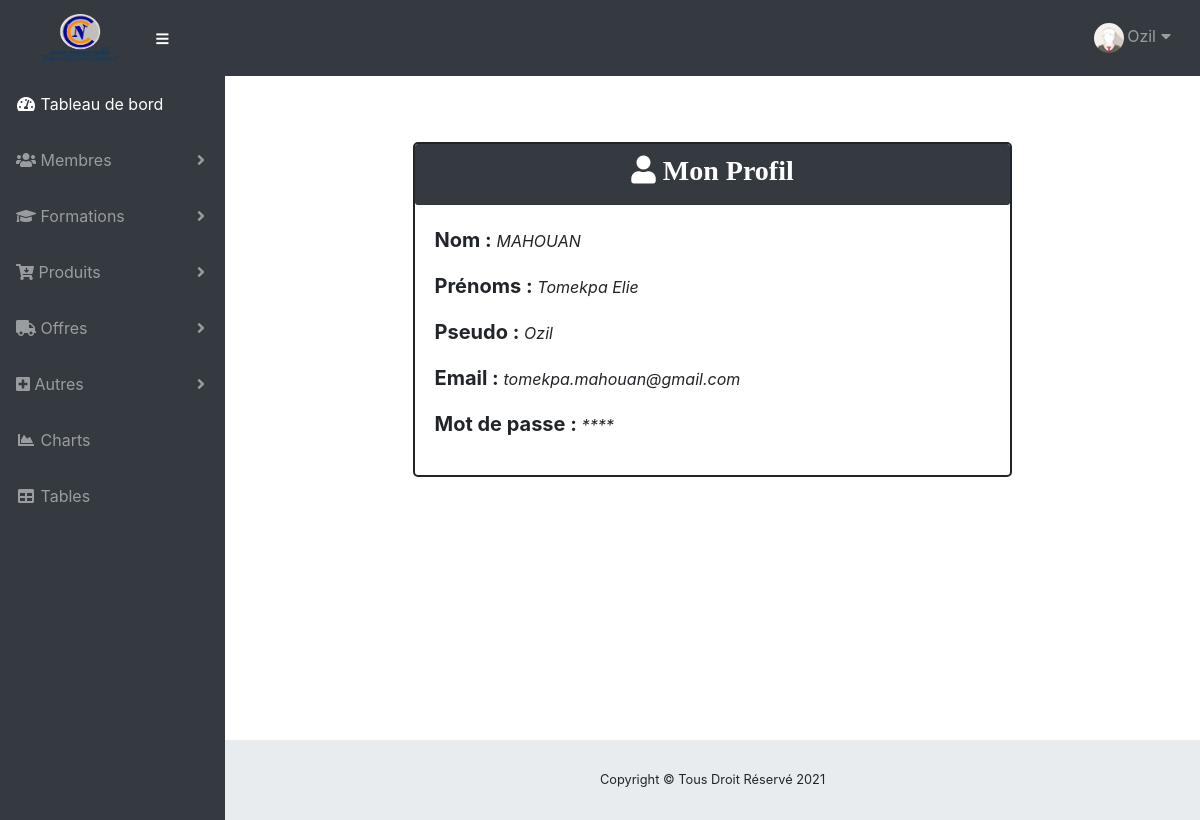
The page /ADMIN/espace_admin.php?identiUser=27&p=profil-membre (signed in) on the database its author committed.
### tables this page shows
CREATE TABLE `membres` (
  `id_mem` int(11) NOT NULL,
  `nom` varchar(255) NOT NULL,
  `prenoms` varchar(255) NOT NULL,
  `pseudo` varchar(255) NOT NULL,
  `mdp` longtext NOT NULL,
  `email` varchar(255) NOT NULL,
  `date_ins` datetime NOT NULL,
  `statut` varchar(255) NOT NULL,
  `apparence` varchar(255) NOT NULL DEFAULT 'dark'
);

### ADMIN/pages/lesMembres/profil_membre.php (the view)
<?php
	$bd = new PDO('mysql:host=localhost;dbname=db_cephas','root','',array(PDO::ATTR_ERRMODE=>PDO::ERRMODE_EXCEPTION));
	  $reqProfil=$bd->prepare("SELECT * FROM membres WHERE id_mem=?");
	  $reqProfil->execute(array($_SESSION['idUser']));
	  $afficheProfil=$reqProfil->fetch();
 ?>
<div class="container">
	<div class="row">
		<div class="col-sm-2"></div>
		<div class="col-sm-8">
			<div class="card" style="border: 2px solid;border-radius: 5px;margin-top: 50px;">
				<div class="card-header text-center text-white bg-dark" style="border-radius: 3px;">
					<h3 class="fa fa-user"><strong> Mon Profil</strong> </h3>
				</div>
				<div class="card-body">
					<div class="row">
						<div class="col-sm-7">
							<p><strong style="font-weight: bold;font-size: 20px;">Nom : </strong><em><?= $afficheProfil['nom'];?></em></p>
							<p><strong style="font-weight: bold;font-size: 20px;">Prénoms : </strong><em><?= $afficheProfil['prenoms'];?></em></p>
							<p><strong style="font-weight: bold;font-size: 20px;">Pseudo : </strong><em><?= $afficheProfil['pseudo'];?></em></p>
							<p><strong style="font-weight: bold;font-size: 20px;">Email : </strong><em><?= $afficheProfil['email'];?></em></p>
							<p><strong style="font-weight: bold;font-size: 20px;">Mot de passe : </strong><em>****</em></p>
						</div>
					</div>
				</div>
			</div>
		</div>
		<div class="col-sm-2"></div>
	</div>
</div>

### ADMIN/template/default.php (shortened to what this page needs)
<?php
    $bd = new PDO('mysql:host=localhost;dbname=db_cephas','root','',array(PDO::ATTR_ERRMODE=>PDO::ERRMODE_EXCEPTION));
    if (isset($_GET['identiUser']) AND $_GET['identiUser']>0){
        $getIdMem=intval($_GET['identiUser']);
         $requser=$bd->prepare("SELECT * FROM membres WHERE id_mem=?");
        $requser->execute(array($getIdMem));
          $userinfo=$requser->fetch();
          if (isset($_SESSION['idUser']) AND  $userinfo['id_mem']==$_SESSION['idUser']) {
  $reqCouleur=$bd->prepare("SELECT * FROM membres WHERE id_mem=?");
  $reqCouleur->execute(array($getIdMem));
  $afficheCouleur=$reqCouleur->fetch();
?>
<!DOCTYPE html>
  <html lang="en">
       <head>
    <link href="public/vendor/bootstrap/css/bootstrap.min.css" rel="stylesheet">
    <link href="public/vendor/fontawesome-free/css/all.min.css" rel="stylesheet" type="text/css">
    <link href="public/vendor/datatables/dataTables.bootstrap4.css" rel="stylesheet">
    <link href="public/css/sb-admin.css" rel="stylesheet">
    <link rel="stylesheet" href="public/css/sb-admin.min.css">
    <link href="public/disk/slimselect.min.css" rel="stylesheet" />
    <link rel="stylesheet" type="text/css" href="../ADMIN/cssPers/stylepers.css">
  </head>
  <body id="page-top">
    <nav class="navbar navbar-expand navbar-dark bg-<?= $afficheCouleur['apparence'];?> static-top">
      <a class="navbar-brand mr-1" href="index.html"><img src="image2.png" alt="" class="logo"></a>
      <button class="btn btn-link btn-sm text-white order-1 order-sm-0" id="sidebarToggle" href="#">
        <i class="fas fa-bars"></i>
      </button>
      <ul class="navbar-nav ml-auto ml-md-0">
        <li class="nav-item dropdown no-arrow">
          <a class="nav-link dropdown-toggle" href="#" id="userDropdown" role="button" data-toggle="dropdown" aria-haspopup="true" aria-expanded="false">
            <img src="../ADMIN/pages/lesMembres/imgMembre/avatar1.png" class="rounded-circle img-responsive" width=30 height=30 style="margin-right: 3px;"><?= $userinfo['pseudo']; ?><i class="fas fa-caret-down fa-fw"></i>
          </a>
        </li>
      </ul>
    </nav>
    <div id="wrapper">
      <ul class="sidebar navbar-nav bg-<?= $afficheCouleur['apparence'];?>">
        <li class="nav-item active">
          <a class="nav-link" href="?identiUser=<?=$_SESSION['idUser'];?>">
            <i class="fas fa-fw fa-tachometer-alt"></i>
            <span>Tableau de bord</span>
          </a>
        </li>
          <?php
            if ($userinfo['statut']=='Admin-Principal') {
              ?>
              <li class="nav-item dropdown">
                <a class="nav-link dropdown-toggle" href="#" id="pagesDropdown" role="button" data-toggle="dropdown" aria-haspopup="true" aria-expanded="false">
                  <i class="fas fa-fw fa-users"></i>
                  <span>Membres</span>
                </a>
            </li>
              <?php
               }
              ?>
        <li class="nav-item dropdown">
          <a class="nav-link dropdown-toggle" href="#" id="pagesDropdown" role="button" data-toggle="dropdown" aria-haspopup="true" aria-expanded="false">
            <i class="fa fa-graduation-cap"></i>
            <span>Formations</span>
          </a>
        </li>
        <li class="nav-item dropdown">
          <a class="nav-link dropdown-toggle" href="#" id="pagesDropdown" role="button" data-toggle="dropdown" aria-haspopup="true" aria-expanded="false">
            <i class="fa fa-cart-arrow-down"></i>
            <span>Produits</span>
          </a>
        </li>
        <li class="nav-item dropdown">
          <a class="nav-link dropdown-toggle" href="#" id="pagesDropdown" role="button" data-toggle="dropdown" aria-haspopup="true" aria-expanded="false">
            <i class="fa fa-truck"></i>
            <span>Offres</span>
          </a>
        </li>
        <li class="nav-item dropdown">
          <a class="nav-link dropdown-toggle" href="#" id="pagesDropdown" role="button" data-toggle="dropdown" aria-haspopup="true" aria-expanded="false">
            <i class="fa fa-plus-square"></i>
            <span>Autres</span>
          </a>
        </li>
        <li class="nav-item">
          <a class="nav-link" href="charts.html">
            <i class="fas fa-fw fa-chart-area"></i>
            <span>Charts</span></a>
        </li>
        <li class="nav-item">
          <a class="nav-link" href="tables.html">
            <i class="fas fa-fw fa-table"></i>
            <span>Tables</span></a>
        </li>
      </ul>
      <div id="content-wrapper">
        <div class="container-fluid">
            <?= $contenu; ?>
        </div>
        <footer class="sticky-footer">
          <div class="container my-auto">
            <div class="copyright text-center my-auto">
              <span>Copyright © Tous Droit Réservé 2021</span>
            </div>
          </div>
        </footer>
      </div>
    </div>
  </body>
</html>
  <?php
     }else{
           header("location: template/no-access.php");
     }
  }else{
      header("location: template/erreur-404.php");
  }
 ?>

### ADMIN/public/css/sb-admin.css (style rules this page uses)
html { position: relative; min-height: 100%; }
body { height: 100%; }
#wrapper { display: -webkit-box; display: -ms-flexbox; display: flex; }
#wrapper #content-wrapper { overflow-x: hidden; width: 100%; padding-top: 1rem; padding-bottom: 80px; }
.navbar-nav .nav-item.active .nav-link { color: #fff; }
.navbar-nav .nav-item.dropdown .dropdown-toggle::after { width: 1rem; text-align: center; float: right; vertical-align: 0; border: 0; font-weight: 900; content: '\f105'; font-family: 'Font Awesome 5 Free'; }
.navbar-nav .nav-item.dropdown.no-arrow .dropdown-toggle::after { display: none; }
.sidebar { width: 90px !important; background-color: #212529; min-height: calc(100vh - 56px); }
.sidebar .nav-item:last-child { margin-bottom: 1rem; }
.sidebar .nav-item .nav-link { text-align: center; padding: 0.75rem 1rem; width: 90px; }
.sidebar .nav-item .nav-link span { font-size: 0.65rem; display: block; }
.sidebar .nav-item.dropdown .dropdown-toggle::after { display: none; }
.sidebar .nav-item .nav-link { color: rgba(255, 255, 255, 0.5); }
@media (min-width: 768px) { .sidebar { width: 225px !important; } }
@media (min-width: 768px) { .sidebar .nav-item .nav-link { display: block; width: 100%; text-align: left; padding: 1rem; width: 225px; } }
@media (min-width: 768px) { .sidebar .nav-item .nav-link span { font-size: 1rem; display: inline; } }
@media (min-width: 768px) { .sidebar .nav-item.dropdown .dropdown-toggle::after { display: block; } }
:root { --input-padding-x: 0.75rem; --input-padding-y: 0.75rem; }
footer.sticky-footer { display: -webkit-box; display: -ms-flexbox; display: flex; position: absolute; right: 0; bottom: 0; width: calc(100% - 90px); height: 80px; background-color: #e9ecef; }
footer.sticky-footer .copyright { line-height: 1; font-size: 0.8rem; }
@media (min-width: 768px) { footer.sticky-footer { width: calc(100% - 225px); } }

### ADMIN/template/default.php (style rules this page uses)
.logo { padding-top: 1px; height: 50px; }

### rows shown on the page
membres: pseudo "Ozil", nom "MAHOUAN", prenoms "Tomekpa Elie", email "tomekpa.mahouan@gmail.com"
